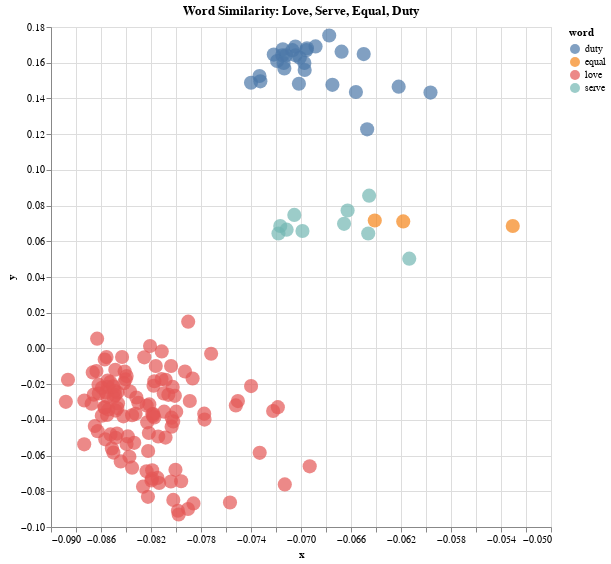

Notebook code cell kept with this figure:
### Code cell
# List of keywords that you want to compare
keywords = ['love', 'serve', 'equal','duty']

# How to color the points in the plot. The other option is "period" for time period
color_by = 'word'

# Get all word positions
word_positions = get_word_positions(keywords)

# Get all contexts around the words
keyword_contexts = []
keyword_contexts_tokens = []
words = []

for position in word_positions:
  words.append(word_lookup[all_word_ids[position]])
  keyword_contexts.append(get_context_clean(position))
  keyword_contexts_tokens.append(get_context(position))

# Reduce word vectors with PCA
pca = PCA(n_components=2)
pca.fit(all_word_vectors[word_positions,:].T)

# Make a DataFrame with PCA results
df_2 = pd.DataFrame({"x": pca.components_[0,:], "y": pca.components_[1,:],
                   "context": keyword_contexts, "tokens": keyword_contexts_tokens, "word": words})
# Match original text and metadata
#df_2[['title', 'author', 'period', 'link']] = df_2.apply(find_original_poem, axis='columns', result_type='expand')
#df_2[['title', 'author', 'period', 'link']] = df_2.apply(find_original_poem)

# Rename columns so that the context shows up as the "title" in the tooltip (bigger and bolded)
#df_2 = df_2.rename(columns={'title': 'poem_title', 'context': 'title'})

# Match original text and metadata
df_2[['title', 'speaker_gender', 'speaker', 'act']] = df_2.apply(find_original_poem, axis='columns', result_type='expand')

# Rename columns so that the context shows up as the "title" in the tooltip (bigger and bolded)
df_2 = df_2.rename(columns={'title': 'poem_title', 'context': 'title'})


# Make the plot
alt.Chart(df_2, title=f"Word Similarity: {', '.join(keywords).title()}").mark_circle(size=200).encode(
    alt.X('x',
        scale=alt.Scale(zero=False)
    ), y="y",
    color= color_by,
    tooltip=['title','speaker_gender', 'speaker', 'act', 'poem_title']
    ).interactive().properties(
    width=500,
    height=500
)
    
    #do the same but seperate out the two texts?

### Figure 1 — Vega-Lite specification as saved in the notebook (floating-point values rounded to 4 significant figures; data arrays with more than 128 entries replaced by an {"elided": "..."} marker saying what was removed)
{"config": {"view": {"continuousWidth": 400, "continuousHeight": 300}}, "data": {"name": "data-a9dddc7a478105a09c2f15a958c30ca9"}, "mark": {"type": "circle", "size": 200}, "encoding": {"color": {"field": "word", "type": "nominal"}, "tooltip": [{"field": "title", "type": "nominal"}, {"field": "speaker_gender", "type": "nominal"}, {"field": "speaker", "type": "nominal"}, {"field": "act", "type": "quantitative"}, {"field": "poem_title", "type": "nominal"}], "x": {"field": "x", "scale": {"zero": false}, "type": "quantitative"}, "y": {"field": "y", "type": "quantitative"}}, "height": 500, "selection": {"selector034": {"type": "interval", "bind": "scales", "encodings": ["x", "y"]}}, "title": "Word Similarity: Love, Serve, Equal, Duty", "width": 500, "$schema": "https://vega.github.io/schema/vega-lite/v4.17.0.json", "datasets": {"data-a9dddc7a478105a09c2f15a958c30ca9": {"elided": "160 records"}}}
